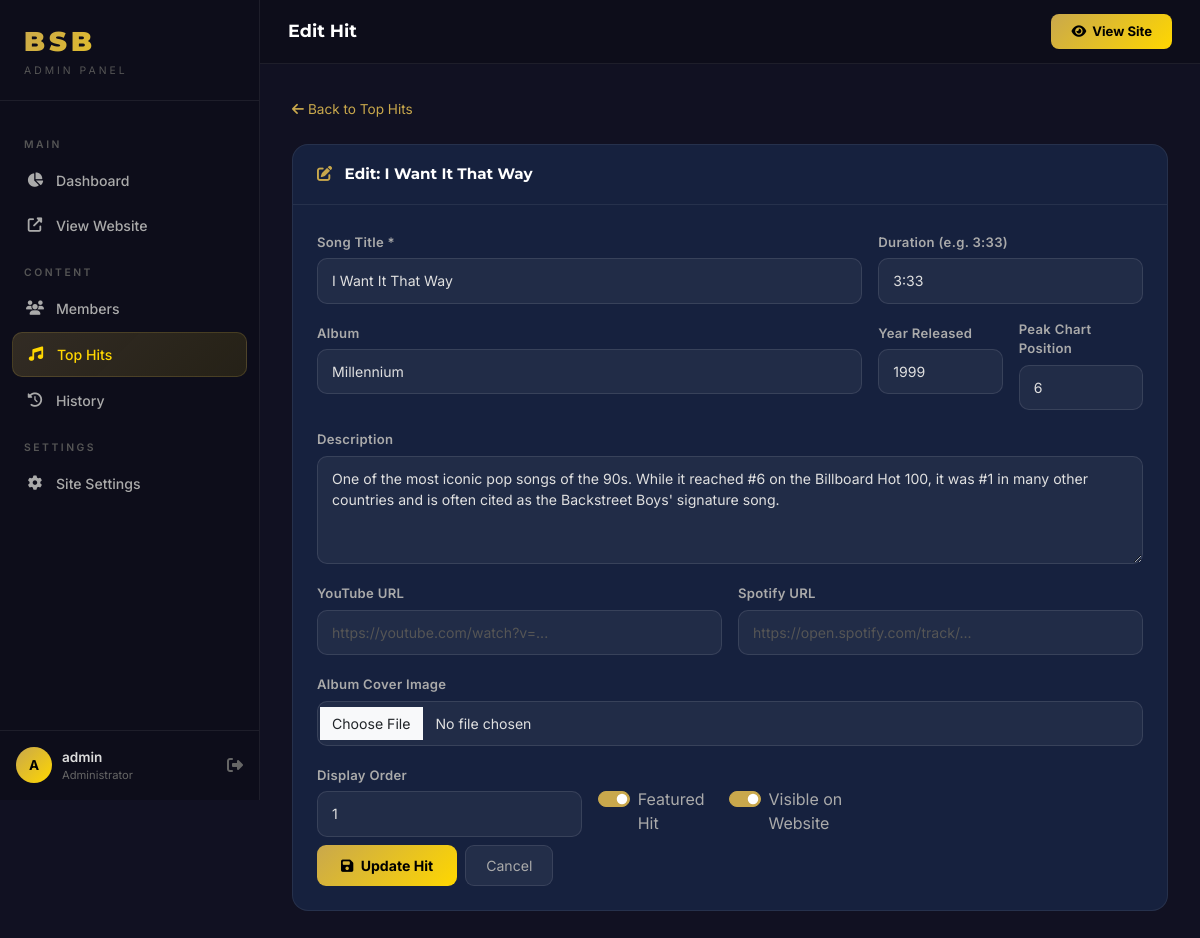
The page /dashboard/tophits/create.php?id=1 (signed in) on the database its author committed.
### tables this page shows
CREATE TABLE IF NOT EXISTS top_hits (
  id           INT AUTO_INCREMENT PRIMARY KEY,
  title        VARCHAR(200) NOT NULL,
  album        VARCHAR(200) DEFAULT NULL,
  year_released YEAR        DEFAULT NULL,
  duration     VARCHAR(10)  DEFAULT NULL,
  cover_image  VARCHAR(255) DEFAULT NULL,
  youtube_url  VARCHAR(255) DEFAULT NULL,
  spotify_url  VARCHAR(255) DEFAULT NULL,
  description  TEXT         DEFAULT NULL,
  peak_chart   INT          DEFAULT NULL,
  is_featured  TINYINT(1)   DEFAULT 0,
  is_active    TINYINT(1)   DEFAULT 1,
  display_order INT         DEFAULT 0,
  created_at   TIMESTAMP    DEFAULT CURRENT_TIMESTAMP,
  updated_at   TIMESTAMP    DEFAULT CURRENT_TIMESTAMP ON UPDATE CURRENT_TIMESTAMP
);

### dashboard/tophits/create.php (the view, shortened to what this page needs)
<?php
$pdo    = getDB();
$id     = (int)($_GET['id'] ?? 0);
$isEdit = $id > 0;
$hit    = [];
if ($isEdit) {
    $s = $pdo->prepare("SELECT * FROM top_hits WHERE id=?");
    $s->execute([$id]);
    $hit = $s->fetch();
}
require_once __DIR__ . '/../layout_header.php';
?>
<div class="mb-4">
  <a href="index.php" style="color:#c9a84c;font-size:.85rem;text-decoration:none;"><i class="fas fa-arrow-left me-1"></i>Back to Top Hits</a>
</div>
<div class="content-card">
  <div class="content-card-header">
    <span class="content-card-title">
      <i class="fas fa-<?= $isEdit ? 'edit' : 'plus' ?> me-2" style="color:#c9a84c;"></i>
      <?= $isEdit ? 'Edit: ' . htmlspecialchars($hit['title']) : 'Add New Hit' ?>
    </span>
  </div>
  <div class="p-4">
    <form method="POST" enctype="multipart/form-data">
      <div class="row g-3">
        <div class="col-md-8">
          <label class="form-label">Song Title *</label>
          <input type="text" name="title" class="form-control" value="<?= htmlspecialchars($hit['title'] ?? '') ?>" required>
        </div>
        <div class="col-md-4">
          <label class="form-label">Duration (e.g. 3:33)</label>
          <input type="text" name="duration" class="form-control" placeholder="3:33" value="<?= htmlspecialchars($hit['duration'] ?? '') ?>">
        </div>
        <div class="col-md-8">
          <label class="form-label">Album</label>
          <input type="text" name="album" class="form-control" value="<?= htmlspecialchars($hit['album'] ?? '') ?>">
        </div>
        <div class="col-md-2">
          <label class="form-label">Year Released</label>
          <input type="number" name="year_released" class="form-control" placeholder="1999" min="1990" max="2030" value="<?= htmlspecialchars($hit['year_released'] ?? '') ?>">
        </div>
        <div class="col-md-2">
          <label class="form-label">Peak Chart Position</label>
          <input type="number" name="peak_chart" class="form-control" placeholder="1" min="1" max="200" value="<?= htmlspecialchars($hit['peak_chart'] ?? '') ?>">
        </div>
        <div class="col-md-12">
          <label class="form-label">Description</label>
          <textarea name="description" class="form-control" rows="4"><?= htmlspecialchars($hit['description'] ?? '') ?></textarea>
        </div>
        <div class="col-md-6">
          <label class="form-label">YouTube URL</label>
          <input type="url" name="youtube_url" class="form-control" placeholder="https://youtube.com/watch?v=..." value="<?= htmlspecialchars($hit['youtube_url'] ?? '') ?>">
        </div>
        <div class="col-md-6">
          <label class="form-label">Spotify URL</label>
          <input type="url" name="spotify_url" class="form-control" placeholder="https://open.spotify.com/track/..." value="<?= htmlspecialchars($hit['spotify_url'] ?? '') ?>">
        </div>
        <div class="col-md-12">
          <label class="form-label">Album Cover Image</label>
          <input type="file" name="cover_image" class="form-control" accept="image/jpeg,image/png,image/webp">
        </div>
        <div class="col-md-4">
          <label class="form-label">Display Order</label>
          <input type="number" name="display_order" class="form-control" value="<?= (int)($hit['display_order'] ?? 0) ?>" min="0">
        </div>
        <div class="col-md-4 d-flex align-items-end gap-4">
          <div class="form-check form-switch">
            <input type="checkbox" name="is_featured" id="is_featured" class="form-check-input" <?= !empty($hit['is_featured']) ? 'checked' : '' ?>>
            <label for="is_featured" class="form-check-label" style="color:#aaa;">Featured Hit</label>
          </div>
          <div class="form-check form-switch">
            <input type="checkbox" name="is_active" id="is_active" class="form-check-input" <?= (!isset($hit['is_active']) || $hit['is_active']) ? 'checked' : '' ?>>
            <label for="is_active" class="form-check-label" style="color:#aaa;">Visible on Website</label>
          </div>
        </div>
        <div class="col-12 d-flex gap-2 mt-2">
          <button type="submit" class="btn-save"><i class="fas fa-save me-1"></i> <?= $isEdit ? 'Update Hit' : 'Save Hit' ?></button>
          <a href="index.php" class="btn-cancel text-decoration-none">Cancel</a>
        </div>
      </div>
    </form>
  </div>
</div>
<?php require_once __DIR__ . '/../layout_footer.php'; ?>

### dashboard/layout_header.php (style rules this page uses)
:root { --gold:#c9a84c; --gold-light:#ffd700; --sidebar-bg:#0d0d1a; --sidebar-width:260px; --topbar-h:64px; --body-bg:#111122; --card-bg:#16213e; --border:rgba(255,255,255,.07); }
*,*::before,*::after { box-sizing:border-box; margin:0; padding:0; }
body { font-family:'Inter',sans-serif; background:var(--body-bg); color:#e0e0e0; display:flex; min-height:100vh; overflow-x:hidden; }
.content-card { background:var(--card-bg); border-radius:16px; border:1px solid var(--border); overflow:hidden; }
.content-card-header { padding:18px 24px; border-bottom:1px solid var(--border); display:flex; align-items:center; justify-content:space-between; }
.content-card-title { font-family:'Montserrat',sans-serif; font-weight:700; font-size:.95rem; color:#fff; }
.form-control,.form-select { background:rgba(255,255,255,.05); border:1px solid rgba(255,255,255,.1); color:#e0e0e0; border-radius:10px; padding:11px 14px; font-size:.88rem; }
.form-control::placeholder { color:#555; }
.form-label { font-size:.82rem; color:#aaa; font-weight:600; letter-spacing:.3px; margin-bottom:6px; }
textarea.form-control { resize:vertical; min-height:100px; }
.btn-save { background:linear-gradient(135deg,#c9a84c,#ffd700); color:#000; border:none; padding:9px 24px; border-radius:9px; font-weight:700; font-size:.88rem; }
.btn-cancel { background:rgba(255,255,255,.06); border:1px solid rgba(255,255,255,.1); color:#aaa; padding:9px 20px; border-radius:9px; font-size:.88rem; }
.form-check-input:checked { background-color:#c9a84c; border-color:#c9a84c; }
.form-check-input { background-color:rgba(255,255,255,.1); border-color:rgba(255,255,255,.2); }

### rows shown on the page
top_hits: title "I Want It That Way", duration "3:33", album "Millennium", year_released "1999", peak_chart "6", description "One of the most iconic pop songs of the 90s. While it reached #6 on the Billboard Hot 100, it was #1 in many other countries and is often cited as the Backstreet Boys' signature song.", display_order "1", is_featured "☑", is_active "☑"

### other values the page prints
substr($adminUser,0,1) "A"
$adminUser "admin"
$pageTitle "Edit Hit"
